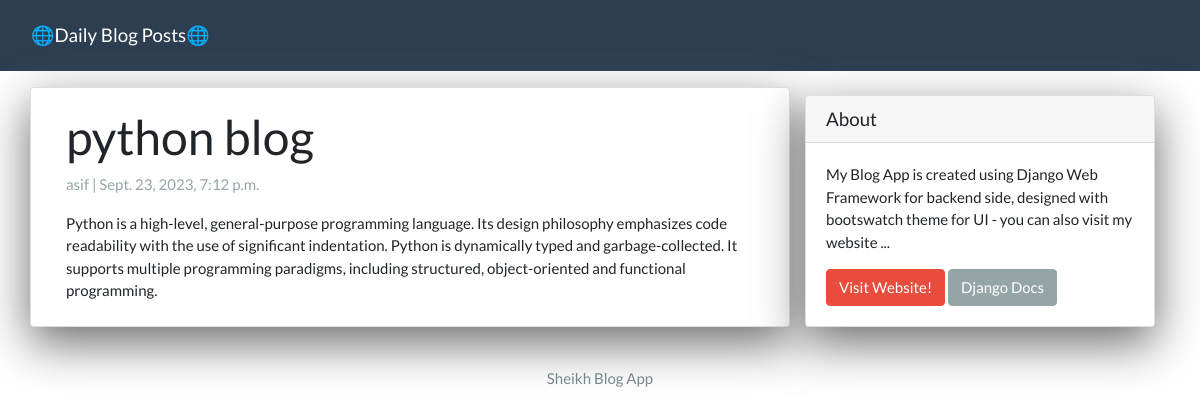
Screenshot of /blog_two/ with the database file from the repository.
### App/models.py (models this page shows, shortened)
class Post(models.Model):
    title = models.CharField(max_length=200, unique=True)
    slug = models.SlugField(max_length=200, unique=True)
    author = models.ForeignKey(User, on_delete=models.CASCADE, related_name='blog_posts')
    created_on = models.DateTimeField(auto_now_add=True)
    updated_on = models.DateTimeField(auto_now=True)
    content = models.TextField()
    status = models.IntegerField(choices=STATUS, default=0)
    tags = models.ManyToManyField(Tag, related_name='posts', blank=True)
    class Meta:
        ordering = ['-created_on']

### App/views.py (the view)
# urls.py: path('<str:slug>/', views.DetailView.as_view(), name="post_detail"),  # Use DetailView for individual post
class DetailView(generic.DetailView):
    model = Post
    template_name = 'post_detail.html'

### App/templates/post_detail.html
{% extends 'base.html' %}
{% block content %}
<div class="container">
  <div class="row">
    <div class="col-md-8 card mb-4  mt-3 left  top">
      <div class="card-body">
        <h1>{% block title %} {{ object.title }} {% endblock title %}</h1>
        <p class=" text-muted">{{ post.author }} | {{ post.created_on }}</p>
        <p class="card-text ">{{ object.content | safe }}</p>
      </div>
    </div>
    {% block sidebar %} {% include 'sidebar.html' %} {% endblock sidebar %}
  </div>
</div>
{% endblock content %}

### App/templates/sidebar.html (style rules this page uses)
.card { box-shadow: 0 16px 48px #6a6a6b; }

### rows the page displays
Post: title "python blog", author "asif", created_on "Sept. 23, 2023, 7:12 p.m.", content "Python is a high-level, general-purpose programming language. Its design philosophy emphasizes code readability with the use of significant indentation. Python is dynamically typed and garbage-collected. It supports multiple programming paradigms, including structured, object-oriented and functional programming."
